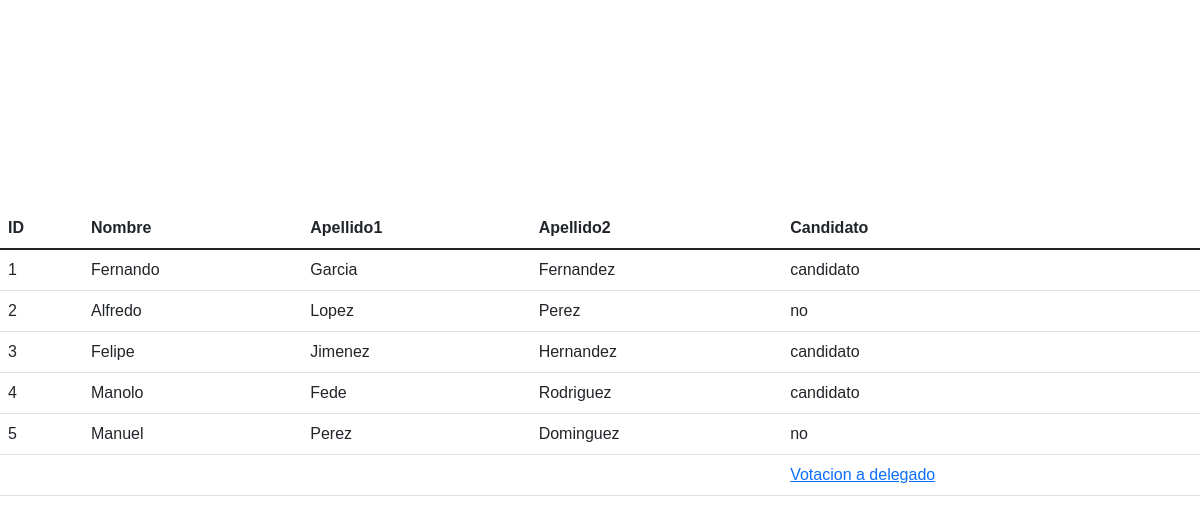
/tododb.php, run on the app's committed database.
### tables this page shows
CREATE TABLE `Alumno` (
  `ID` int(10) NOT NULL AUTO_INCREMENT,
  `Nombre` varchar(15) NOT NULL,
  `Apellido1` varchar(15) NOT NULL,
  `Apellido2` varchar(15) NOT NULL,
  `Delegado` varchar(10) NOT NULL,
  `votos` int(10) NOT NULL,
  PRIMARY KEY (`ID`)
);

### www/tododb.php (the view, shortened to what this page needs)
<?php
$conn = mysqli_connect('db', 'user', 'test', 'myDb', 3306);
mysqli_set_charset($conn, "utf8");
?>
<!DOCTYPE html>
<html lang="en">
<head>
<link href="https://cdn.jsdelivr.net/npm/bootstrap@5.1.3/dist/css/bootstrap.min.css" rel="stylesheet">
</head>
<body>
<table class="table">
<thead class="thread-dark">
<tr>
<th scope="col">ID</th>
<th scope="col">Nombre</th>
<th scope="col">Apellido1</th>
<th scope="col">Apellido2</th>
<th scope="col">Candidato</th>
</tr>
</thead>
<tbody>
 <?php
    $query=mysqli_query($conn,"select * from Alumno");
    while($row=mysqli_fetch_array($query)){
    ?>
<tr>
<td><?=$row['ID']; ?></th>
<td><?=$row['Nombre']; ?> </td>
<td><?=$row['Apellido1']; ?> </td>
<td><?=$row['Apellido2']; ?> </td>
<td><?=$row['Delegado']; ?> </td>
</tr>
<?php } ?>
<tr>
<td></td>
<td></td>
<td></td>
<td></td>
<td><a href="voto.php">Votacion a delegado</a></td>
</tr>
</tbody>
</table>
</body>
</html>

### www/tododb.php (style rules this page uses)
body { font-family:Nunito,sans-serif;min-height:90vh;align-items:center;justify-content:center;display:flex }

### data on the page
alumno: ID "1", Nombre "Fernando", Apellido1 "Garcia", Apellido2 "Fernandez", Delegado "candidato"
alumno: ID "2", Nombre "Alfredo", Apellido1 "Lopez", Apellido2 "Perez", Delegado "no"
alumno: ID "3", Nombre "Felipe", Apellido1 "Jimenez", Apellido2 "Hernandez", Delegado "candidato"
alumno: ID "4", Nombre "Manolo", Apellido1 "Fede", Apellido2 "Rodriguez", Delegado "candidato"
alumno: ID "5", Nombre "Manuel", Apellido1 "Perez", Apellido2 "Dominguez", Delegado "no"
